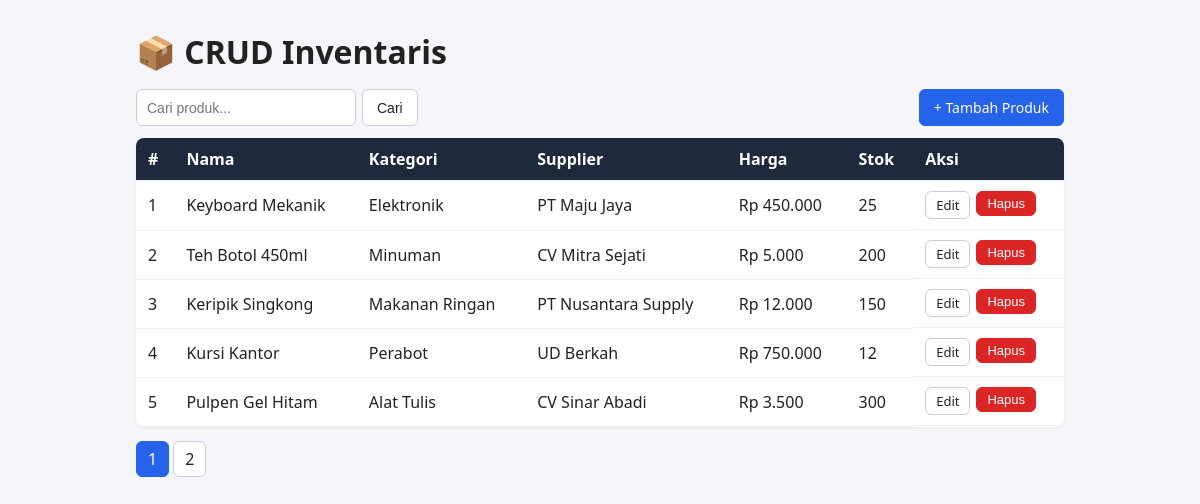
The page / on the database its author committed.
### tables this page shows
CREATE TABLE produk (
  id INT AUTO_INCREMENT PRIMARY KEY,
  nama VARCHAR(150) NOT NULL,
  kategori_id INT NOT NULL,
  supplier_id INT NOT NULL,
  harga DECIMAL(12,2) NOT NULL DEFAULT 0,
  stok INT NOT NULL DEFAULT 0,
  created_at TIMESTAMP DEFAULT CURRENT_TIMESTAMP,
  CONSTRAINT fk_produk_kategori FOREIGN KEY (kategori_id) REFERENCES kategori(id) ON UPDATE CASCADE ON DELETE RESTRICT,
  CONSTRAINT fk_produk_supplier FOREIGN KEY (supplier_id) REFERENCES supplier(id) ON UPDATE CASCADE ON DELETE RESTRICT
);

CREATE TABLE kategori (
  id INT AUTO_INCREMENT PRIMARY KEY,
  nama VARCHAR(100) NOT NULL
);

CREATE TABLE supplier (
  id INT AUTO_INCREMENT PRIMARY KEY,
  nama VARCHAR(100) NOT NULL,
  telepon VARCHAR(20) NULL
);

### includes/functions.php (called while the page is built, shortened)
<?php
require_once __DIR__ . '/../config/Database.php';
function db(): PDO { return Database::getInstance()->getConnection(); }
function e($v): string { return htmlspecialchars((string)$v, ENT_QUOTES, 'UTF-8'); }
function rupiah($n): string { return 'Rp ' . number_format((float)$n, 0, ',', '.'); }

### config/Database.php (called while the page is built, shortened)
<?php
class Database
{
    private static ?Database $instance = null;
    private PDO $pdo;
    private function __construct()
    {
        $dsn = 'mysql:host=localhost;dbname=inventaris_db;charset=utf8mb4';
        $this->pdo = new PDO($dsn, 'root', '', [
            PDO::ATTR_ERRMODE            => PDO::ERRMODE_EXCEPTION,
            PDO::ATTR_DEFAULT_FETCH_MODE => PDO::FETCH_ASSOC,
            PDO::ATTR_EMULATE_PREPARES   => false,
        ]);
    }
    public static function getInstance(): Database
    {
        if (self::$instance === null) {
            self::$instance = new Database();
        }
        return self::$instance;
    }
    public function getConnection(): PDO
    {
        return $this->pdo;
    }
}

### index.php (the view, shortened to what this page needs)
<?php
require 'includes/header.php';
$q       = trim($_GET['q'] ?? '');
$perPage = 5;
$page    = max(1, (int)($_GET['page'] ?? 1));
$like    = '%' . $q . '%';
$stmt = db()->prepare('SELECT COUNT(*) FROM produk WHERE nama LIKE :q');
$stmt->execute([':q' => $like]);
$total = (int)$stmt->fetchColumn();
$pages = max(1, (int)ceil($total / $perPage));
$page  = min($page, $pages);
$offset = ($page - 1) * $perPage;
$sql = 'SELECT p.id, p.nama, p.harga, p.stok, k.nama AS kategori, s.nama AS supplier
        FROM produk p
        JOIN kategori k ON k.id = p.kategori_id
        JOIN supplier s ON s.id = p.supplier_id
        WHERE p.nama LIKE :q
        ORDER BY p.id DESC
        LIMIT :lim OFFSET :off';
$stmt = db()->prepare($sql);
$stmt->bindValue(':q', $like);
$stmt->bindValue(':lim', $perPage, PDO::PARAM_INT);
$stmt->bindValue(':off', $offset, PDO::PARAM_INT);
$stmt->execute();
$rows = $stmt->fetchAll();
?>
<div class="toolbar">
  <form method="get" class="search">
    <input type="text" name="q" placeholder="Cari produk..." value="<?= e($q) ?>">
    <button class="btn">Cari</button>
  </form>
  <a href="create.php" class="btn btn-primary">+ Tambah Produk</a>
</div>
<table>
  <thead><tr><th>#</th><th>Nama</th><th>Kategori</th><th>Supplier</th><th>Harga</th><th>Stok</th><th>Aksi</th></tr></thead>
  <tbody>
  <?php foreach ($rows as $i => $r): ?>
    <tr>
      <td><?= $offset + $i + 1 ?></td>
      <td><?= e($r['nama']) ?></td>
      <td><?= e($r['kategori']) ?></td>
      <td><?= e($r['supplier']) ?></td>
      <td><?= e(rupiah($r['harga'])) ?></td>
      <td><?= (int)$r['stok'] ?></td>
      <td class="actions">
        <a class="btn btn-sm" href="edit.php?id=<?= (int)$r['id'] ?>">Edit</a>
        <form method="post" action="delete.php" onsubmit="return confirm('Yakin hapus &quot;<?= e(addslashes($r['nama'])) ?>&quot;?');">
          <button class="btn btn-sm btn-danger">Hapus</button>
        </form>
      </td>
    </tr>
  <?php endforeach; ?>
  </tbody>
</table>
<div class="pagination">
  <?php for ($p = 1; $p <= $pages; $p++): ?>
    <a class="<?= $p === $page ? 'active' : '' ?>" href="?q=<?= urlencode($q) ?>&page=<?= $p ?>"><?= $p ?></a>
  <?php endfor; ?>
</div>
<?php require 'includes/footer.php'; ?>

### includes/header.php (shortened to what this page needs)
<?php require_once __DIR__ . '/functions.php'; ?>
<!DOCTYPE html>
<html lang="id">
<head>
<link rel="stylesheet" href="assets/style.css">
</head>
<body>
<div class="container">
<h1>📦 CRUD Inventaris</h1>

### includes/footer.php
</div>
</body>
</html>

### assets/style.css (style rules this page uses)
* { box-sizing:border-box }
body { font-family:system-ui,Arial,sans-serif;background:#f4f6f9;margin:0;color:#222 }
.container { max-width:960px;margin:30px auto;padding:0 16px }
h1 { margin-bottom:16px }
.toolbar { display:flex;justify-content:space-between;gap:10px;margin-bottom:12px;flex-wrap:wrap }
.search { display:flex;gap:6px }
input,select { padding:8px 10px;border:1px solid #ccd;border-radius:6px;font-size:14px;width:100% }
.search input { width:220px }
.btn { display:inline-block;padding:8px 14px;border:1px solid #ccd;border-radius:6px;background:#fff;color:#222;text-decoration:none;cursor:pointer;font-size:14px }
.btn-primary { background:#2563eb;color:#fff;border-color:#2563eb }
.btn-danger { background:#dc2626;color:#fff;border-color:#dc2626 }
.btn-sm { padding:4px 10px;font-size:13px }
table { width:100%;border-collapse:collapse;background:#fff;border-radius:8px;overflow:hidden;box-shadow:0 1px 3px #0001 }
th,td { padding:10px 12px;text-align:left;border-bottom:1px solid #eee }
th { background:#1e293b;color:#fff }
.actions { display:flex;gap:6px }
.actions form { margin:0 }
.pagination { margin-top:14px;display:flex;gap:4px }
.pagination a { padding:6px 11px;background:#fff;border:1px solid #ccd;border-radius:6px;text-decoration:none;color:#222 }
.pagination a.active { background:#2563eb;color:#fff;border-color:#2563eb }

### rows shown on the page
produk: i "1", nama "Keyboard Mekanik", kategori.nama "Elektronik", supplier.nama "PT Maju Jaya", harga "Rp 450.000", stok "25"
produk: i "2", nama "Teh Botol 450ml", kategori.nama "Minuman", supplier.nama "CV Mitra Sejati", harga "Rp 5.000", stok "200"
produk: i "3", nama "Keripik Singkong", kategori.nama "Makanan Ringan", supplier.nama "PT Nusantara Supply", harga "Rp 12.000", stok "150"
produk: i "4", nama "Kursi Kantor", kategori.nama "Perabot", supplier.nama "UD Berkah", harga "Rp 750.000", stok "12"
produk: i "5", nama "Pulpen Gel Hitam", kategori.nama "Alat Tulis", supplier.nama "CV Sinar Abadi", harga "Rp 3.500", stok "300"
